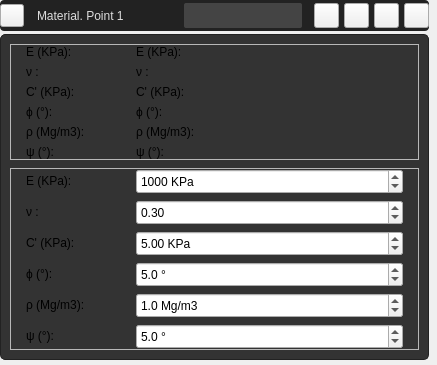
<?xml version="1.0" encoding="UTF-8"?>
<ui version="4.0">
 <class>FormDrawPropertyCard</class>
 <widget class="QWidget" name="FormDrawPropertyCard">
  <property name="geometry">
   <rect>
    <x>0</x>
    <y>0</y>
    <width>437</width>
    <height>314</height>
   </rect>
  </property>
  <property name="sizePolicy">
   <sizepolicy hsizetype="Preferred" vsizetype="Preferred">
    <horstretch>0</horstretch>
    <verstretch>0</verstretch>
   </sizepolicy>
  </property>
  <property name="windowTitle">
   <string>Form</string>
  </property>
  <property name="styleSheet">
   <string notr="true">/*Colores primarios*/
/* 
gris oscuro #222222 #333333 #444444
gris claro #999999 #DDDDDD
verde claro #C8CC8E
vinotinto #742427
*/
/*Colores secundarios */
/* 
Azules #36C9C6 #00BDB9 #77ACA2
rojos #910D3F #C70039 #F94646
naranjas #D34E24 #F28123 #F7F052
*/

/* Funetes/*

/*
italic: font: italic 9pt &quot;Ubuntu&quot;;
regular: font: 9pt &quot;Ubuntu&quot;;
light: font: 300 9pt &quot;Ubuntu&quot;;
medium: font: 500 9pt &quot;Ubuntu&quot;;
bold: font: 700 9pt &quot;Ubuntu&quot;;
*/

/****************************************************************************************************************************************************/


QFrame#frame_properties1{
background: #333333;
border: 1px solid #222222;
border-radius: 5px
}



QLabel#label_cardPropertyName{
font: 500 9pt &quot;Ubuntu&quot;;
color: #DDDDDD;
margin-left: 5px;
}

QFrame#frame_card{
background: #222222;
border-radius:4px
}
QFrame#frame_color{
background: #D0D555;
border-top-right-radius:3px;
border-bottom-right-radius: 3px
}


QToolButton[style_material_point_card_button=&quot;1&quot;]{
background-color: transparent;
border: 1px solid #222222;
border-radius: 3px ;
}

QToolButton[style_material_point_card_button=&quot;1&quot;]:hover{ 
background-color: #444444;
}

QToolButton[style_material_point_card_button=&quot;1&quot;]:pressed{
border-top: 2px solid #222222;
border-left: 2px solid #222222;
}  


QLineEdit#lineEdit_PropertyName{
font: 9pt &quot;Ubuntu&quot;;
color: #DDDDDD;
background-color: #444444;
border-radius: 2px ;
padding-right: 6px;
padding-left: 6px;

}



/*◘◘◘◘◘◘◘◘◘◘◘◘◘◘◘◘◘◘           QLabel           ◘◘◘◘◘◘◘◘◘◘◘◘◘◘◘◘◘◘◘◘◘◘◘*/

QLabel[QLabelStyle=&quot;1&quot;] {
font: 700 9pt &quot;Ubuntu&quot;;
color: #DDDDDD;
}

QLabel[QLabelStyle=&quot;2&quot;] {
font: 500 9pt &quot;Ubuntu&quot;;
color: #DDDDDD;
}

QLabel[QLabelStyle=&quot;3&quot;] {
font: 300 9pt &quot;Ubuntu&quot;;
color: #DDDDDD;
}


/*◘◘◘◘◘◘◘◘◘◘◘◘◘◘◘◘◘◘           QToolButton           ◘◘◘◘◘◘◘◘◘◘◘◘◘◘◘◘◘◘◘◘◘◘◘*/

QToolButton[QToolButtonSubTitleStyle=&quot;1&quot;] {
background-color: transparent;
margin-left: 5px;
}

/*◘◘◘◘◘◘◘◘◘◘◘◘◘◘◘◘◘◘           QDoubleSpinBox           ◘◘◘◘◘◘◘◘◘◘◘◘◘◘◘◘◘◘◘◘◘◘◘*/

QDoubleSpinBox[QDoubleSpinBoxStyle=&quot;1&quot;]{
font: 9pt &quot;Ubuntu&quot;;
color: #DDDDDD;
background-color: #444444;
border-radius: 2px ;
padding-right: 6px;
padding-left: 6px;

}</string>
  </property>
  <layout class="QVBoxLayout" name="verticalLayout">
   <property name="spacing">
    <number>3</number>
   </property>
   <property name="leftMargin">
    <number>0</number>
   </property>
   <property name="topMargin">
    <number>0</number>
   </property>
   <property name="rightMargin">
    <number>8</number>
   </property>
   <property name="bottomMargin">
    <number>5</number>
   </property>
   <item>
    <widget class="QFrame" name="frame_card">
     <property name="sizePolicy">
      <sizepolicy hsizetype="Preferred" vsizetype="Fixed">
       <horstretch>0</horstretch>
       <verstretch>0</verstretch>
      </sizepolicy>
     </property>
     <property name="minimumSize">
      <size>
       <width>0</width>
       <height>0</height>
      </size>
     </property>
     <property name="maximumSize">
      <size>
       <width>16777215</width>
       <height>16777215</height>
      </size>
     </property>
     <property name="frameShape">
      <enum>QFrame::StyledPanel</enum>
     </property>
     <property name="frameShadow">
      <enum>QFrame::Raised</enum>
     </property>
     <layout class="QHBoxLayout" name="horizontalLayout">
      <property name="spacing">
       <number>5</number>
      </property>
      <property name="leftMargin">
       <number>0</number>
      </property>
      <property name="topMargin">
       <number>3</number>
      </property>
      <property name="rightMargin">
       <number>0</number>
      </property>
      <property name="bottomMargin">
       <number>3</number>
      </property>
      <item>
       <widget class="QToolButton" name="toolButton_PropertiesShow">
        <property name="text">
         <string/>
        </property>
        <property name="icon">
         <iconset>
          <normaloff>../recursos/iconos/iconos_menu_draw_mesh/view.svg</normaloff>../recursos/iconos/iconos_menu_draw_mesh/view.svg</iconset>
        </property>
        <property name="arrowType">
         <enum>Qt::NoArrow</enum>
        </property>
        <property name="QToolButtonSubTitleStyle" stdset="0">
         <number>1</number>
        </property>
       </widget>
      </item>
      <item>
       <widget class="QLabel" name="label_cardPropertyName">
        <property name="sizePolicy">
         <sizepolicy hsizetype="Fixed" vsizetype="Preferred">
          <horstretch>0</horstretch>
          <verstretch>0</verstretch>
         </sizepolicy>
        </property>
        <property name="minimumSize">
         <size>
          <width>150</width>
          <height>0</height>
         </size>
        </property>
        <property name="maximumSize">
         <size>
          <width>160</width>
          <height>16777215</height>
         </size>
        </property>
        <property name="text">
         <string>Material. Point 1</string>
        </property>
        <property name="alignment">
         <set>Qt::AlignLeading|Qt::AlignLeft|Qt::AlignVCenter</set>
        </property>
       </widget>
      </item>
      <item>
       <widget class="QLineEdit" name="lineEdit_PropertyName">
        <property name="sizePolicy">
         <sizepolicy hsizetype="Fixed" vsizetype="Preferred">
          <horstretch>0</horstretch>
          <verstretch>0</verstretch>
         </sizepolicy>
        </property>
        <property name="minimumSize">
         <size>
          <width>0</width>
          <height>0</height>
         </size>
        </property>
        <property name="maximumSize">
         <size>
          <width>160</width>
          <height>16777215</height>
         </size>
        </property>
        <property name="text">
         <string/>
        </property>
       </widget>
      </item>
      <item>
       <spacer name="horizontalSpacer">
        <property name="orientation">
         <enum>Qt::Horizontal</enum>
        </property>
        <property name="sizeHint" stdset="0">
         <size>
          <width>40</width>
          <height>20</height>
         </size>
        </property>
       </spacer>
      </item>
      <item>
       <widget class="QToolButton" name="toolButton_PropertyOk">
        <property name="sizePolicy">
         <sizepolicy hsizetype="Fixed" vsizetype="Maximum">
          <horstretch>0</horstretch>
          <verstretch>0</verstretch>
         </sizepolicy>
        </property>
        <property name="minimumSize">
         <size>
          <width>25</width>
          <height>25</height>
         </size>
        </property>
        <property name="maximumSize">
         <size>
          <width>25</width>
          <height>25</height>
         </size>
        </property>
        <property name="font">
         <font>
          <family>Ubuntu</family>
          <pointsize>7</pointsize>
         </font>
        </property>
        <property name="styleSheet">
         <string notr="true"/>
        </property>
        <property name="text">
         <string/>
        </property>
        <property name="icon">
         <iconset>
          <normaloff>../recursos/iconos/iconos_generales/ok.svg</normaloff>../recursos/iconos/iconos_generales/ok.svg</iconset>
        </property>
        <property name="iconSize">
         <size>
          <width>15</width>
          <height>15</height>
         </size>
        </property>
        <property name="toolButtonStyle">
         <enum>Qt::ToolButtonIconOnly</enum>
        </property>
        <property name="style_material_point_card_button" stdset="0">
         <number>1</number>
        </property>
       </widget>
      </item>
      <item>
       <widget class="QToolButton" name="toolButton_PropertyExit">
        <property name="sizePolicy">
         <sizepolicy hsizetype="Fixed" vsizetype="Maximum">
          <horstretch>0</horstretch>
          <verstretch>0</verstretch>
         </sizepolicy>
        </property>
        <property name="minimumSize">
         <size>
          <width>25</width>
          <height>25</height>
         </size>
        </property>
        <property name="maximumSize">
         <size>
          <width>25</width>
          <height>25</height>
         </size>
        </property>
        <property name="font">
         <font>
          <family>Ubuntu</family>
          <pointsize>7</pointsize>
         </font>
        </property>
        <property name="styleSheet">
         <string notr="true"/>
        </property>
        <property name="text">
         <string/>
        </property>
        <property name="icon">
         <iconset>
          <normaloff>../recursos/iconos/iconos_generales/exit_2.svg</normaloff>../recursos/iconos/iconos_generales/exit_2.svg</iconset>
        </property>
        <property name="iconSize">
         <size>
          <width>15</width>
          <height>15</height>
         </size>
        </property>
        <property name="toolButtonStyle">
         <enum>Qt::ToolButtonIconOnly</enum>
        </property>
        <property name="style_material_point_card_button" stdset="0">
         <number>1</number>
        </property>
       </widget>
      </item>
      <item>
       <widget class="QToolButton" name="toolButton_PropertyEdit">
        <property name="sizePolicy">
         <sizepolicy hsizetype="Fixed" vsizetype="Maximum">
          <horstretch>0</horstretch>
          <verstretch>0</verstretch>
         </sizepolicy>
        </property>
        <property name="minimumSize">
         <size>
          <width>25</width>
          <height>25</height>
         </size>
        </property>
        <property name="maximumSize">
         <size>
          <width>25</width>
          <height>25</height>
         </size>
        </property>
        <property name="font">
         <font>
          <family>Ubuntu</family>
          <pointsize>7</pointsize>
         </font>
        </property>
        <property name="styleSheet">
         <string notr="true"/>
        </property>
        <property name="text">
         <string/>
        </property>
        <property name="icon">
         <iconset>
          <normaloff>../recursos/iconos/iconos_generales/edit.svg</normaloff>../recursos/iconos/iconos_generales/edit.svg</iconset>
        </property>
        <property name="iconSize">
         <size>
          <width>15</width>
          <height>15</height>
         </size>
        </property>
        <property name="toolButtonStyle">
         <enum>Qt::ToolButtonIconOnly</enum>
        </property>
        <property name="style_material_point_card_button" stdset="0">
         <number>1</number>
        </property>
       </widget>
      </item>
      <item>
       <widget class="QToolButton" name="toolButton_PropertyClose">
        <property name="sizePolicy">
         <sizepolicy hsizetype="Fixed" vsizetype="Maximum">
          <horstretch>0</horstretch>
          <verstretch>0</verstretch>
         </sizepolicy>
        </property>
        <property name="minimumSize">
         <size>
          <width>25</width>
          <height>25</height>
         </size>
        </property>
        <property name="maximumSize">
         <size>
          <width>25</width>
          <height>25</height>
         </size>
        </property>
        <property name="font">
         <font>
          <family>Ubuntu</family>
          <pointsize>7</pointsize>
         </font>
        </property>
        <property name="styleSheet">
         <string notr="true"/>
        </property>
        <property name="text">
         <string/>
        </property>
        <property name="icon">
         <iconset>
          <normaloff>../recursos/iconos/iconos_consola/exit.svg</normaloff>../recursos/iconos/iconos_consola/exit.svg</iconset>
        </property>
        <property name="iconSize">
         <size>
          <width>15</width>
          <height>15</height>
         </size>
        </property>
        <property name="toolButtonStyle">
         <enum>Qt::ToolButtonIconOnly</enum>
        </property>
        <property name="style_material_point_card_button" stdset="0">
         <number>1</number>
        </property>
       </widget>
      </item>
     </layout>
    </widget>
   </item>
   <item>
    <widget class="QFrame" name="frame_properties1">
     <property name="sizePolicy">
      <sizepolicy hsizetype="Preferred" vsizetype="Preferred">
       <horstretch>0</horstretch>
       <verstretch>0</verstretch>
      </sizepolicy>
     </property>
     <property name="frameShape">
      <enum>QFrame::StyledPanel</enum>
     </property>
     <property name="frameShadow">
      <enum>QFrame::Raised</enum>
     </property>
     <layout class="QVBoxLayout" name="verticalLayout_7">
      <property name="spacing">
       <number>8</number>
      </property>
      <item>
       <widget class="QFrame" name="frame_view">
        <property name="styleSheet">
         <string notr="true"/>
        </property>
        <property name="frameShape">
         <enum>QFrame::StyledPanel</enum>
        </property>
        <property name="frameShadow">
         <enum>QFrame::Raised</enum>
        </property>
        <layout class="QFormLayout" name="formLayout_2">
         <property name="horizontalSpacing">
          <number>0</number>
         </property>
         <property name="verticalSpacing">
          <number>6</number>
         </property>
         <property name="leftMargin">
          <number>15</number>
         </property>
         <property name="topMargin">
          <number>0</number>
         </property>
         <property name="rightMargin">
          <number>15</number>
         </property>
         <property name="bottomMargin">
          <number>0</number>
         </property>
         <item row="0" column="0">
          <widget class="QLabel" name="label_textProperties2_3">
           <property name="minimumSize">
            <size>
             <width>80</width>
             <height>0</height>
            </size>
           </property>
           <property name="toolTip">
            <string>Módulo de espasticidad</string>
           </property>
           <property name="text">
            <string>E (KPa):</string>
           </property>
           <property name="QLabelStyle" stdset="0">
            <number>3</number>
           </property>
          </widget>
         </item>
         <item row="0" column="1">
          <widget class="QLabel" name="label_textPropertiesE">
           <property name="minimumSize">
            <size>
             <width>80</width>
             <height>0</height>
            </size>
           </property>
           <property name="toolTip">
            <string>Módulo de espasticidad</string>
           </property>
           <property name="text">
            <string>E (KPa):</string>
           </property>
           <property name="QLabelStyle" stdset="0">
            <number>3</number>
           </property>
          </widget>
         </item>
         <item row="1" column="0">
          <widget class="QLabel" name="label_textProperties3_2">
           <property name="minimumSize">
            <size>
             <width>80</width>
             <height>0</height>
            </size>
           </property>
           <property name="toolTip">
            <string>Coeficiente de poisson</string>
           </property>
           <property name="text">
            <string>ν :</string>
           </property>
           <property name="QLabelStyle" stdset="0">
            <number>3</number>
           </property>
          </widget>
         </item>
         <item row="1" column="1">
          <widget class="QLabel" name="label_textPropertiesV">
           <property name="minimumSize">
            <size>
             <width>80</width>
             <height>0</height>
            </size>
           </property>
           <property name="toolTip">
            <string>Coeficiente de poisson</string>
           </property>
           <property name="text">
            <string>ν :</string>
           </property>
           <property name="QLabelStyle" stdset="0">
            <number>3</number>
           </property>
          </widget>
         </item>
         <item row="2" column="0">
          <widget class="QLabel" name="label_textProperties4_2">
           <property name="minimumSize">
            <size>
             <width>80</width>
             <height>0</height>
            </size>
           </property>
           <property name="toolTip">
            <string>Cohesión </string>
           </property>
           <property name="text">
            <string>C' (KPa):</string>
           </property>
           <property name="QLabelStyle" stdset="0">
            <number>3</number>
           </property>
          </widget>
         </item>
         <item row="2" column="1">
          <widget class="QLabel" name="label_textPropertiesC">
           <property name="minimumSize">
            <size>
             <width>80</width>
             <height>0</height>
            </size>
           </property>
           <property name="toolTip">
            <string>Cohesión </string>
           </property>
           <property name="text">
            <string>C' (KPa):</string>
           </property>
           <property name="QLabelStyle" stdset="0">
            <number>3</number>
           </property>
          </widget>
         </item>
         <item row="3" column="0">
          <widget class="QLabel" name="label_textProperties5_2">
           <property name="minimumSize">
            <size>
             <width>80</width>
             <height>0</height>
            </size>
           </property>
           <property name="toolTip">
            <string>Ángulo  de fricción </string>
           </property>
           <property name="text">
            <string>ϕ (°):</string>
           </property>
           <property name="QLabelStyle" stdset="0">
            <number>3</number>
           </property>
          </widget>
         </item>
         <item row="3" column="1">
          <widget class="QLabel" name="label_textPropertiesPhi">
           <property name="minimumSize">
            <size>
             <width>80</width>
             <height>0</height>
            </size>
           </property>
           <property name="toolTip">
            <string>Ángulo  de fricción </string>
           </property>
           <property name="text">
            <string>ϕ (°):</string>
           </property>
           <property name="QLabelStyle" stdset="0">
            <number>3</number>
           </property>
          </widget>
         </item>
         <item row="5" column="0">
          <widget class="QLabel" name="label_textProperties6_2">
           <property name="minimumSize">
            <size>
             <width>80</width>
             <height>0</height>
            </size>
           </property>
           <property name="toolTip">
            <string>Ángulo  de dilatancia </string>
           </property>
           <property name="text">
            <string>ψ (°):</string>
           </property>
           <property name="QLabelStyle" stdset="0">
            <number>3</number>
           </property>
          </widget>
         </item>
         <item row="5" column="1">
          <widget class="QLabel" name="label_textPropertiesPsi">
           <property name="minimumSize">
            <size>
             <width>80</width>
             <height>0</height>
            </size>
           </property>
           <property name="toolTip">
            <string>Ángulo  de dilatancia </string>
           </property>
           <property name="text">
            <string>ψ (°):</string>
           </property>
           <property name="QLabelStyle" stdset="0">
            <number>3</number>
           </property>
          </widget>
         </item>
         <item row="4" column="0">
          <widget class="QLabel" name="label_textProperties4_4">
           <property name="minimumSize">
            <size>
             <width>110</width>
             <height>0</height>
            </size>
           </property>
           <property name="toolTip">
            <string>Cohesión </string>
           </property>
           <property name="text">
            <string>ρ (Mg/m3):</string>
           </property>
           <property name="QLabelStyle" stdset="0">
            <number>3</number>
           </property>
          </widget>
         </item>
         <item row="4" column="1">
          <widget class="QLabel" name="label_textPropertiesP">
           <property name="minimumSize">
            <size>
             <width>110</width>
             <height>0</height>
            </size>
           </property>
           <property name="toolTip">
            <string>Cohesión </string>
           </property>
           <property name="text">
            <string>ρ (Mg/m3):</string>
           </property>
           <property name="QLabelStyle" stdset="0">
            <number>3</number>
           </property>
          </widget>
         </item>
        </layout>
       </widget>
      </item>
      <item>
       <widget class="QFrame" name="frame_edit">
        <property name="styleSheet">
         <string notr="true"/>
        </property>
        <property name="frameShape">
         <enum>QFrame::StyledPanel</enum>
        </property>
        <property name="frameShadow">
         <enum>QFrame::Raised</enum>
        </property>
        <layout class="QFormLayout" name="formLayout">
         <property name="horizontalSpacing">
          <number>0</number>
         </property>
         <property name="verticalSpacing">
          <number>6</number>
         </property>
         <property name="leftMargin">
          <number>15</number>
         </property>
         <property name="topMargin">
          <number>0</number>
         </property>
         <property name="rightMargin">
          <number>15</number>
         </property>
         <property name="bottomMargin">
          <number>0</number>
         </property>
         <item row="0" column="0">
          <widget class="QLabel" name="label_textProperties2_4">
           <property name="minimumSize">
            <size>
             <width>80</width>
             <height>0</height>
            </size>
           </property>
           <property name="toolTip">
            <string>Módulo de espasticidad</string>
           </property>
           <property name="text">
            <string>E (KPa):</string>
           </property>
           <property name="QLabelStyle" stdset="0">
            <number>3</number>
           </property>
          </widget>
         </item>
         <item row="0" column="1">
          <widget class="QDoubleSpinBox" name="doubleSpinBoxl_textPropertiesE">
           <property name="enabled">
            <bool>true</bool>
           </property>
           <property name="minimumSize">
            <size>
             <width>80</width>
             <height>25</height>
            </size>
           </property>
           <property name="suffix">
            <string> KPa</string>
           </property>
           <property name="decimals">
            <number>0</number>
           </property>
           <property name="minimum">
            <double>1.000000000000000</double>
           </property>
           <property name="maximum">
            <double>1000000.000000000000000</double>
           </property>
           <property name="singleStep">
            <double>0.010000000000000</double>
           </property>
           <property name="value">
            <double>1000.000000000000000</double>
           </property>
           <property name="QDoubleSpinBoxStyle" stdset="0">
            <number>1</number>
           </property>
          </widget>
         </item>
         <item row="1" column="0">
          <widget class="QLabel" name="label_textProperties3_3">
           <property name="minimumSize">
            <size>
             <width>80</width>
             <height>0</height>
            </size>
           </property>
           <property name="toolTip">
            <string>Coeficiente de poisson</string>
           </property>
           <property name="text">
            <string>ν :</string>
           </property>
           <property name="QLabelStyle" stdset="0">
            <number>3</number>
           </property>
          </widget>
         </item>
         <item row="1" column="1">
          <widget class="QDoubleSpinBox" name="doubleSpinBoxl_textPropertiesV">
           <property name="enabled">
            <bool>true</bool>
           </property>
           <property name="minimumSize">
            <size>
             <width>120</width>
             <height>25</height>
            </size>
           </property>
           <property name="suffix">
            <string/>
           </property>
           <property name="decimals">
            <number>2</number>
           </property>
           <property name="minimum">
            <double>0.000000000000000</double>
           </property>
           <property name="maximum">
            <double>0.500000000000000</double>
           </property>
           <property name="singleStep">
            <double>0.010000000000000</double>
           </property>
           <property name="value">
            <double>0.300000000000000</double>
           </property>
           <property name="QDoubleSpinBoxStyle" stdset="0">
            <number>1</number>
           </property>
          </widget>
         </item>
         <item row="2" column="0">
          <widget class="QLabel" name="label_textProperties4_3">
           <property name="minimumSize">
            <size>
             <width>80</width>
             <height>0</height>
            </size>
           </property>
           <property name="toolTip">
            <string>Cohesión </string>
           </property>
           <property name="text">
            <string>C' (KPa):</string>
           </property>
           <property name="QLabelStyle" stdset="0">
            <number>3</number>
           </property>
          </widget>
         </item>
         <item row="2" column="1">
          <widget class="QDoubleSpinBox" name="doubleSpinBoxl_textPropertiesC">
           <property name="enabled">
            <bool>true</bool>
           </property>
           <property name="minimumSize">
            <size>
             <width>120</width>
             <height>25</height>
            </size>
           </property>
           <property name="suffix">
            <string> KPa</string>
           </property>
           <property name="decimals">
            <number>2</number>
           </property>
           <property name="minimum">
            <double>0.010000000000000</double>
           </property>
           <property name="maximum">
            <double>10000.000000000000000</double>
           </property>
           <property name="singleStep">
            <double>0.010000000000000</double>
           </property>
           <property name="value">
            <double>5.000000000000000</double>
           </property>
           <property name="QDoubleSpinBoxStyle" stdset="0">
            <number>1</number>
           </property>
          </widget>
         </item>
         <item row="3" column="0">
          <widget class="QLabel" name="label_textProperties5_3">
           <property name="minimumSize">
            <size>
             <width>80</width>
             <height>0</height>
            </size>
           </property>
           <property name="toolTip">
            <string>Ángulo  de fricción </string>
           </property>
           <property name="text">
            <string>ϕ (°):</string>
           </property>
           <property name="QLabelStyle" stdset="0">
            <number>3</number>
           </property>
          </widget>
         </item>
         <item row="3" column="1">
          <widget class="QDoubleSpinBox" name="doubleSpinBoxl_textPropertiesPhi">
           <property name="enabled">
            <bool>true</bool>
           </property>
           <property name="minimumSize">
            <size>
             <width>120</width>
             <height>25</height>
            </size>
           </property>
           <property name="suffix">
            <string> °</string>
           </property>
           <property name="decimals">
            <number>1</number>
           </property>
           <property name="minimum">
            <double>0.000000000000000</double>
           </property>
           <property name="singleStep">
            <double>0.100000000000000</double>
           </property>
           <property name="value">
            <double>5.000000000000000</double>
           </property>
           <property name="QDoubleSpinBoxStyle" stdset="0">
            <number>1</number>
           </property>
          </widget>
         </item>
         <item row="5" column="0">
          <widget class="QLabel" name="label_textProperties6_3">
           <property name="minimumSize">
            <size>
             <width>80</width>
             <height>0</height>
            </size>
           </property>
           <property name="toolTip">
            <string>Ángulo  de dilatancia </string>
           </property>
           <property name="text">
            <string>ψ (°):</string>
           </property>
           <property name="QLabelStyle" stdset="0">
            <number>3</number>
           </property>
          </widget>
         </item>
         <item row="5" column="1">
          <widget class="QDoubleSpinBox" name="doubleSpinBoxl_textPropertiesPsi">
           <property name="enabled">
            <bool>true</bool>
           </property>
           <property name="minimumSize">
            <size>
             <width>120</width>
             <height>25</height>
            </size>
           </property>
           <property name="suffix">
            <string> °</string>
           </property>
           <property name="decimals">
            <number>1</number>
           </property>
           <property name="minimum">
            <double>0.000000000000000</double>
           </property>
           <property name="singleStep">
            <double>0.100000000000000</double>
           </property>
           <property name="stepType">
            <enum>QAbstractSpinBox::DefaultStepType</enum>
           </property>
           <property name="value">
            <double>5.000000000000000</double>
           </property>
           <property name="QDoubleSpinBoxStyle" stdset="0">
            <number>1</number>
           </property>
          </widget>
         </item>
         <item row="4" column="0">
          <widget class="QLabel" name="label_textProperties4_5">
           <property name="minimumSize">
            <size>
             <width>110</width>
             <height>0</height>
            </size>
           </property>
           <property name="toolTip">
            <string>Cohesión </string>
           </property>
           <property name="text">
            <string>ρ (Mg/m3):</string>
           </property>
           <property name="QLabelStyle" stdset="0">
            <number>3</number>
           </property>
          </widget>
         </item>
         <item row="4" column="1">
          <widget class="QDoubleSpinBox" name="doubleSpinBoxl_textPropertiesP">
           <property name="enabled">
            <bool>true</bool>
           </property>
           <property name="minimumSize">
            <size>
             <width>120</width>
             <height>25</height>
            </size>
           </property>
           <property name="suffix">
            <string> Mg/m3</string>
           </property>
           <property name="decimals">
            <number>1</number>
           </property>
           <property name="minimum">
            <double>0.100000000000000</double>
           </property>
           <property name="maximum">
            <double>10.000000000000000</double>
           </property>
           <property name="singleStep">
            <double>0.100000000000000</double>
           </property>
           <property name="value">
            <double>1.000000000000000</double>
           </property>
           <property name="QDoubleSpinBoxStyle" stdset="0">
            <number>1</number>
           </property>
          </widget>
         </item>
        </layout>
       </widget>
      </item>
     </layout>
    </widget>
   </item>
  </layout>
 </widget>
 <resources/>
 <connections/>
</ui>
